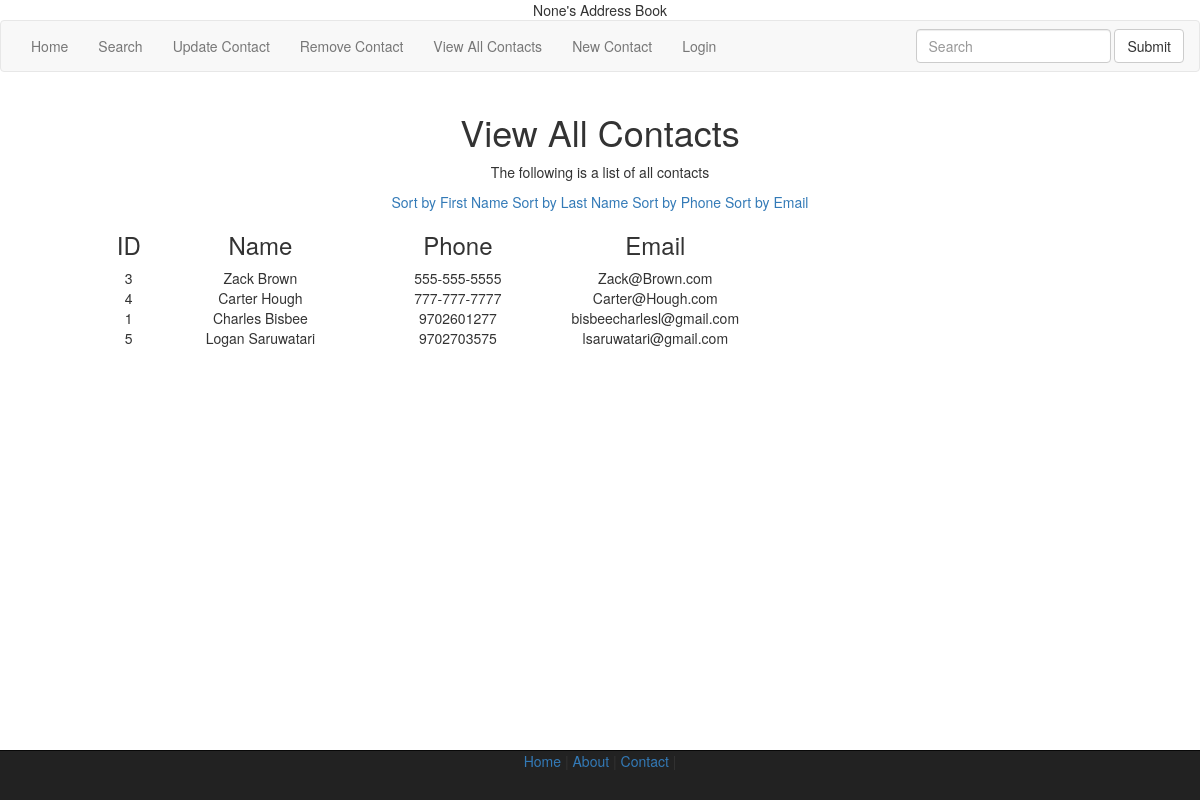
/viewAllPhone/ (signed in), run on the app's committed database.
### app1/models.py (models this page shows, shortened)
class Student(models.Model):
	first_name = models.CharField(max_length =50)
	last_name = models.CharField(max_length =50)
	email = models.CharField(max_length =50)
	phone = models.CharField(max_length =50)

### app1/views.py (the view)
# urls.py: url(r'^viewAllPhone/$', views.viewAllPhone, name='viewAllPhone'),
@login_required(login_url='/login/')
def viewAllPhone(request, user=None):
    errors=[]
    query_result = Student.objects.all().order_by('phone')
    data = {
        'heading': 'View All Contacts',
        'content':'The following is a list of all contacts',
        'user':user,
        'errors':errors,
        'query_result': query_result,
    }
    return render(request,'app1/db_Display_Template.html',data)

### app1/templates/app1/db_Display_Template.html (shortened to what this page needs)
{% load staticfiles %}
<!DOCTYPE html>
    <html lang="en">
    <head>
        <link href="{% static 'app1/css/bootstrap.min.css' %}" rel="stylesheet" />
        <title>Address Book</title></head>
    </head>
    <body class="text-center">
        <header>
            {{ user }}'s Address Book
        </header>
        <nav class="navbar navbar-default" role="navigation">
            <div class="container-fluid">
                <ul class="nav navbar-nav">
                    <li><a href="/home/">Home</a></li>
                    <li><a href="/searchUser/">Search</a></li>
                    <li><a href="/updateUser/">Update Contact</a></li>
                    <li><a href="/deleteUser/">Remove Contact</a></li>
                    <li><a href="/viewAll/">View All Contacts</a></li>
                    <li><a href="/addUser/">New Contact</a></li>
                    {% if user.is_authenticated %}
                    <li>
                        <a href="{% url 'logoutThing' %}">Logout</a>
                    </li>
                    {% else %}
                    <li>
                        <a href="{% url 'loginPage' %}">Login</a>
                    </li>
                    {% endif %}
                </ul>
                <form class="navbar-form navbar-right" role="search">
                <div class="form-group">
                  <input type="text" class="form-control" placeholder="Search">
                </div>
                <button type="submit" class="btn btn-default">Submit</button>
              </form>
            </div>
        </nav>
        <div class="container">
            <div class="row">
                <h1>{{ heading }}</h1>
                <p> {{ content }} </p>
            </div>
            <a href="/viewAllFirstName/">Sort by First Name</a>
            <a href="/viewAllLastName/">Sort by Last Name</a>
            <a href="/viewAllPhone/">Sort by Phone</a>
            <a href="/viewAllEmail/">Sort by Email</a>
            <table>
                <tr class ="row">
                    <td class="col-md-1">
                        <h3>ID</h3>
                    </td>
                    <td class="col-md-3">
                        <h3>Name</h3>
                    </td>
                    <td class ="col-md-3">
                            <h3>Phone</h3>
                    </td>
                    <td class="col-md-3">
                            <h3>Email</h3>
                    </td>
                </tr>
                {% for item in query_result %}
                <tr class ="row">
                    <td class="col-md-1">
                            {{ item.id }}
                    </td>
                    <td class="col-md-3">
                            {{ item.first_name }} {{ item.last_name }}
                    </td>
                    <td class="col-md-3">
                            {{ item.phone }}
                    </td>
                    <td class="col-md-3">
                        {{ item.email }}
                    </td>
                </tr>
                {% endfor %}
            </table>
        </div>
        <footer class="navbar navbar-inverse navbar-fixed-bottom">
            <a href="/index/">Home</a> | <a href="/about/">About</a> | <a href="/contact/">Contact </a>|
        </footer>
    </body>
    </html>

### data on the page
Student: id "3", first_name "Zack", last_name "Brown", phone "555-555-5555", email "Zack@Brown.com"
Student: id "4", first_name "Carter", last_name "Hough", phone "777-777-7777", email "Carter@Hough.com"
Student: id "1", first_name "Charles", last_name "Bisbee", phone "9702601277", email "bisbeecharlesl@gmail.com"
Student: id "5", first_name "Logan", last_name "Saruwatari", phone "9702703575", email "lsaruwatari@gmail.com"

### other printed values
{{ user }} "None"
{{ heading }} "View All Contacts"
{{ content }} "The following is a list of all contacts"
